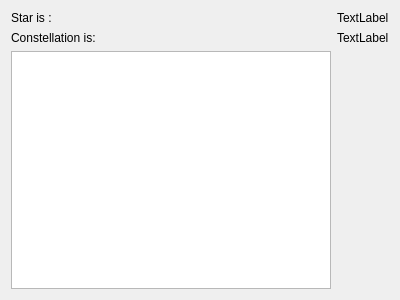
<?xml version="1.0" encoding="UTF-8"?>
<ui version="4.0">
 <class>ViewWidget</class>
 <widget class="QWidget" name="ViewWidget">
  <property name="geometry">
   <rect>
    <x>0</x>
    <y>0</y>
    <width>400</width>
    <height>300</height>
   </rect>
  </property>
  <property name="windowTitle">
   <string>ViewWidget</string>
  </property>
  <layout class="QVBoxLayout" name="verticalLayout">
   <item>
    <layout class="QGridLayout" name="gridLayout">
     <item row="1" column="0">
      <widget class="QLabel" name="label">
       <property name="text">
        <string>Constellation is:</string>
       </property>
      </widget>
     </item>
     <item row="0" column="1">
      <widget class="QLabel" name="starLabel">
       <property name="text">
        <string>TextLabel</string>
       </property>
      </widget>
     </item>
     <item row="0" column="0">
      <widget class="QLabel" name="label_2">
       <property name="text">
        <string>Star is :</string>
       </property>
      </widget>
     </item>
     <item row="1" column="1">
      <widget class="QLabel" name="constellationLabel">
       <property name="text">
        <string>TextLabel</string>
       </property>
      </widget>
     </item>
     <item row="2" column="0">
      <widget class="QListWidget" name="listWidget"/>
     </item>
    </layout>
   </item>
  </layout>
 </widget>
 <layoutdefault spacing="6" margin="11"/>
 <resources/>
 <connections/>
</ui>
